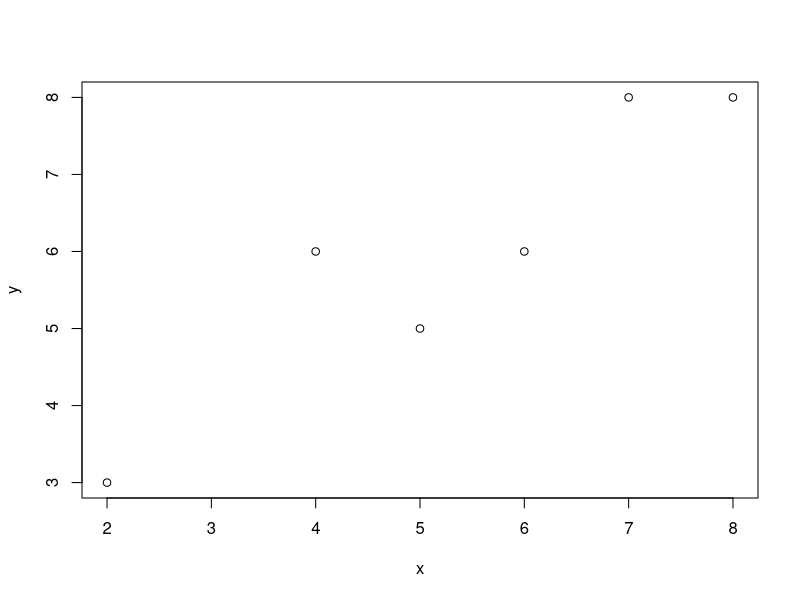

Recreate this plot in R.
## ---- chunk 1
ex<-F
## ---- chunk 2
m<-c(5,-1,2)
m
## ---- chunk 3
str(m)
## ---- chunk 4
x<-c(1,4,3)
x
## ---- chunk 5
b<-7
y<-sum(m*x)+b
y
## ---- chunk 6
x<-c(2,5,4)
y<-sum(m*x)+b
y
## ---- chunk 7
x<-c(2,5,4,6,7,8)
y<-c(3,5,6,6,8,8)
## ---- chunk 8
plot(x,y)
## ---- chunk 9
model<-lm(y~x)
summary(model)
